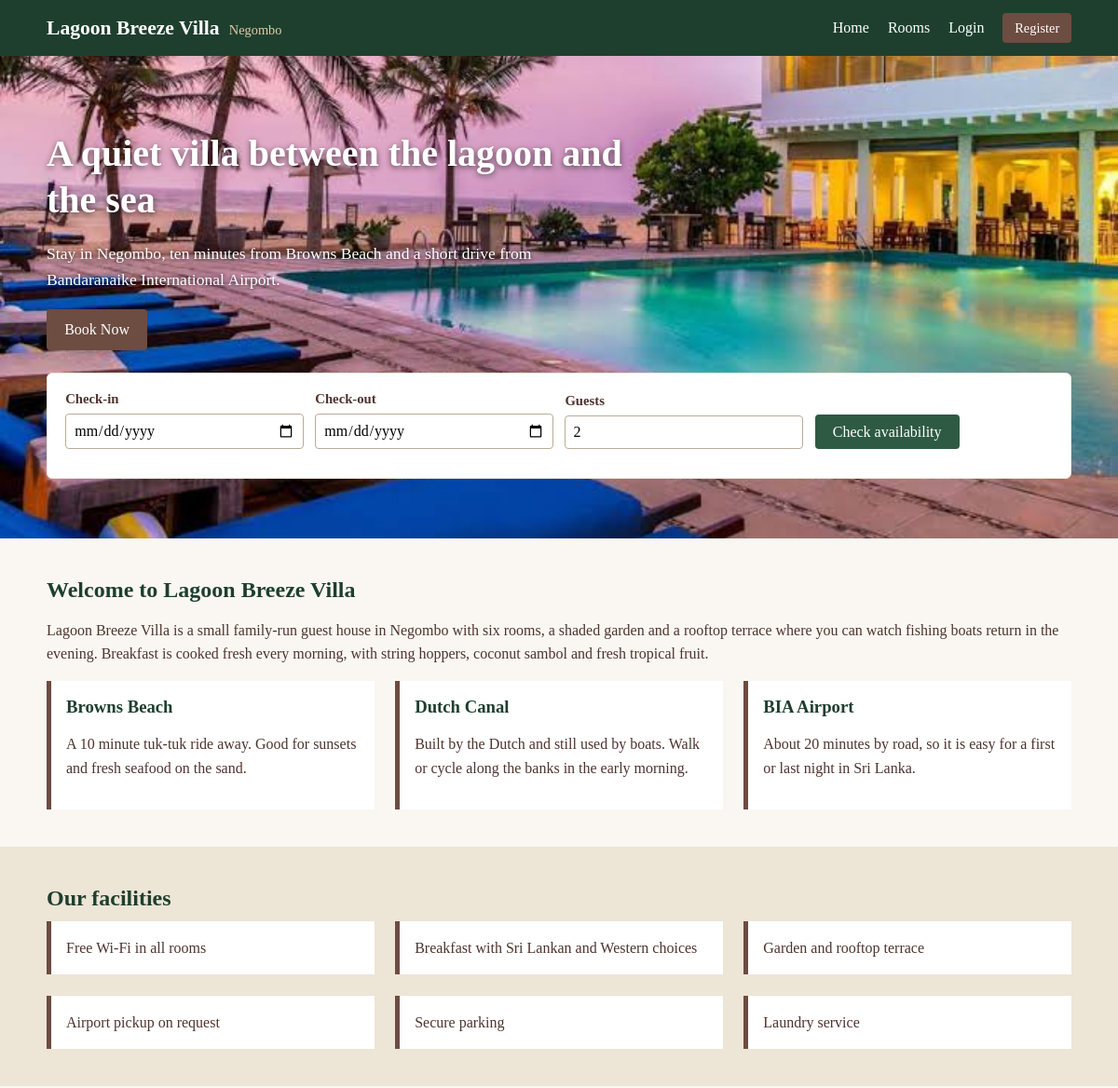
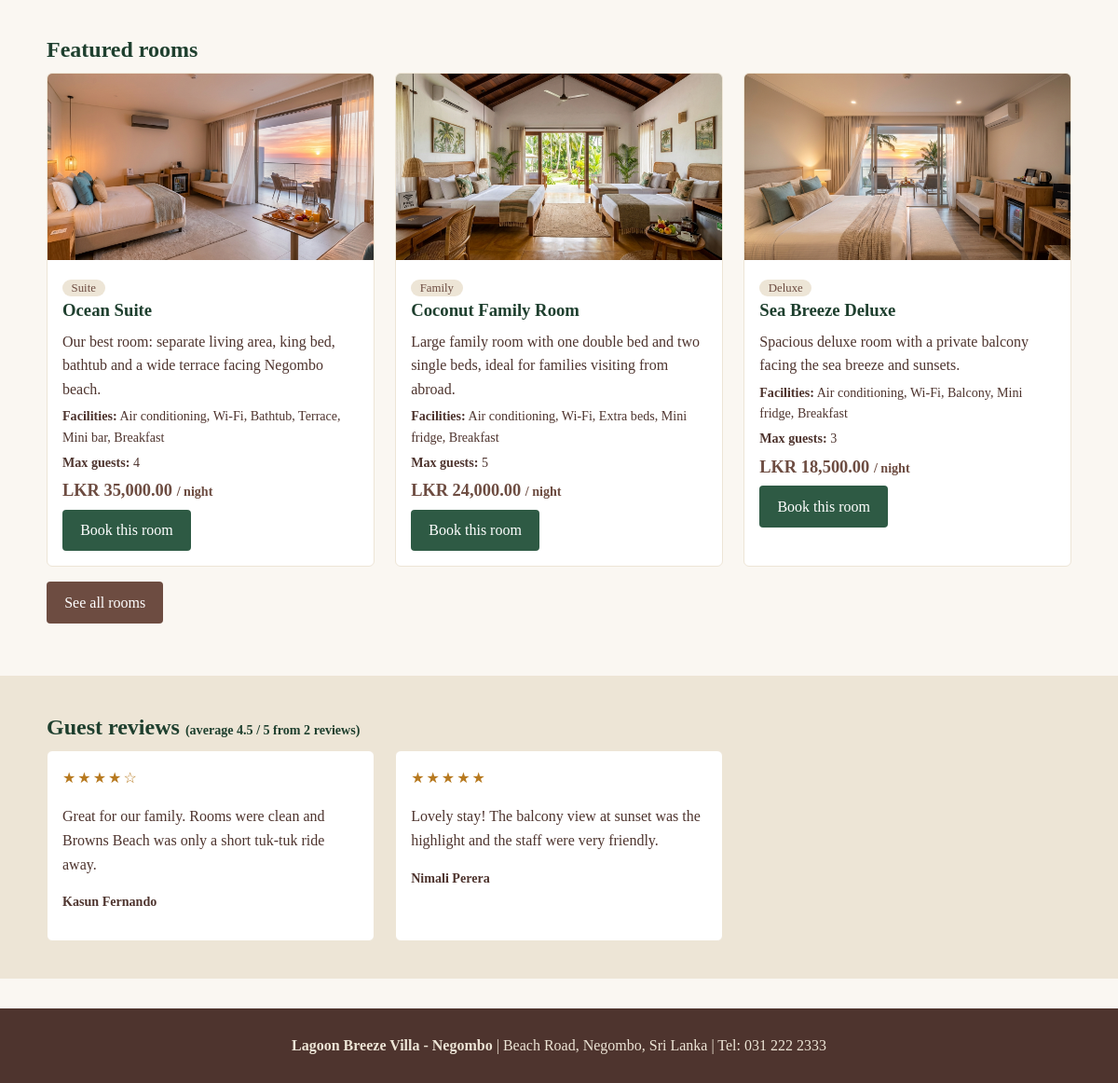
The page / on the database its author committed (2 pictures, top to bottom).
### tables this page shows
CREATE TABLE rooms (
  id INT AUTO_INCREMENT PRIMARY KEY,
  name VARCHAR(100) NOT NULL,
  room_type VARCHAR(30) NOT NULL,             
  description TEXT NOT NULL,
  facilities VARCHAR(255) NOT NULL,           
  max_guests INT NOT NULL,
  price_per_night DECIMAL(10,2) NOT NULL,     
  image VARCHAR(100) NOT NULL DEFAULT 'Garden_View_Standard_room_descri…_cfeef5c1.jpg',
  status ENUM('Available','Unavailable') NOT NULL DEFAULT 'Available'
);

CREATE TABLE reviews (
  id INT AUTO_INCREMENT PRIMARY KEY,
  user_id INT NOT NULL,
  booking_id INT NOT NULL UNIQUE,             
  rating TINYINT NOT NULL,                    
  comment VARCHAR(500) NOT NULL,
  created_at TIMESTAMP DEFAULT CURRENT_TIMESTAMP,
  FOREIGN KEY (user_id) REFERENCES users(id) ON DELETE CASCADE,
  FOREIGN KEY (booking_id) REFERENCES bookings(id) ON DELETE CASCADE
);

CREATE TABLE users (
  id INT AUTO_INCREMENT PRIMARY KEY,
  full_name VARCHAR(100) NOT NULL,
  email VARCHAR(120) NOT NULL UNIQUE,
  phone VARCHAR(20) NOT NULL,
  password_hash VARCHAR(255) NOT NULL,
  role ENUM('guest','admin') NOT NULL DEFAULT 'guest',
  created_at TIMESTAMP DEFAULT CURRENT_TIMESTAMP
);

### includes/db.php (the view, shortened to what this page needs)
<?php
function e($text) {
    return htmlspecialchars((string)$text, ENT_QUOTES, 'UTF-8');
}
function is_logged_in() {
    return isset($_SESSION['user_id']);
}
function lkr($amount) {
    return 'LKR ' . number_format($amount, 2);
}
function room_card($r, $query = '') {
    ?>
    <div class="card room-card">
        <img src="assets/images/<?php echo e($r['image']); ?>" alt="<?php echo e($r['name']); ?>">
        <div class="card-body">
            <span class="tag"><?php echo e($r['room_type']); ?></span>
            <h3><?php echo e($r['name']); ?></h3>
            <p><?php echo e($r['description']); ?></p>
            <p class="small"><strong>Facilities:</strong> <?php echo e($r['facilities']); ?></p>
            <p class="small"><strong>Max guests:</strong> <?php echo (int)$r['max_guests']; ?></p>
            <p class="price"><?php echo lkr($r['price_per_night']); ?> <span class="small">/ night</span></p>
            <a class="btn" href="booking.php?room_id=<?php echo (int)$r['id'] . $query; ?>">Book this room</a>
        </div>
    </div>
    <?php
}

### includes/header.php (shortened to what this page needs)
<!DOCTYPE html>
<html lang="en">
<head>
    <link rel="stylesheet" href="<?php echo $base; ?>css/style.css">
</head>
<body>
<header class="site-header">
    <div class="container nav-wrap">
        <a class="logo" href="<?php echo $base; ?>index.php">Lagoon Breeze Villa <small>Negombo</small></a>
        <nav id="mainNav">
            <a href="<?php echo $base; ?>index.php">Home</a>
            <a href="<?php echo $base; ?>rooms.php">Rooms</a>
            <?php if (is_logged_in()): ?>
                <a href="<?php echo $base; ?>logout.php">Logout (<?php echo e($_SESSION['name']); ?>)</a>
            <?php else: ?>
                <a href="<?php echo $base; ?>login.php">Login</a>
                <a class="btn btn-small" href="<?php echo $base; ?>register.php">Register</a>
            <?php endif; ?>
        </nav>
    </div>
</header>
<main>

### index.php (shortened to what this page needs)
<?php
$base = '';
require_once 'includes/db.php';
$featured = $pdo->query("SELECT * FROM rooms WHERE status = 'Available' ORDER BY price_per_night DESC LIMIT 3")->fetchAll();
$reviews = $pdo->query("SELECT r.rating, r.comment, u.full_name
                        FROM reviews r JOIN users u ON r.user_id = u.id
                        ORDER BY r.created_at DESC, r.id DESC LIMIT 3")->fetchAll();
$avg = $pdo->query("SELECT AVG(rating) AS a, COUNT(*) AS c FROM reviews")->fetch();
include 'includes/header.php';
?>
<section class="hero">
    <div class="container">
        <h1>A quiet villa between the lagoon and the sea</h1>
        <p>Stay in Negombo, ten minutes from Browns Beach and a short drive from Bandaranaike International Airport.</p>
        <a class="btn btn-brown" href="rooms.php">Book Now</a>
        <form class="search-bar date-search" action="rooms.php" method="get">
            <div class="field"><label for="check_in">Check-in</label><input type="date" id="check_in" name="check_in"></div>
            <div class="field"><label for="check_out">Check-out</label><input type="date" id="check_out" name="check_out"></div>
            <div class="field"><label for="guests">Guests</label><input type="number" id="guests" name="guests" min="1" max="10" value="2"></div>
            <div class="field"><button class="btn" type="submit">Check availability</button></div>
        </form>
    </div>
</section>
<section>
    <div class="container">
        <h2>Welcome to Lagoon Breeze Villa</h2>
        <p>Lagoon Breeze Villa is a small family-run guest house in Negombo with six rooms, a shaded garden and a rooftop
        terrace where you can watch fishing boats return in the evening. Breakfast is cooked fresh every morning, with
        string hoppers, coconut sambol and fresh tropical fruit.</p>
        <div class="grid">
            <div class="highlight"><h3>Browns Beach</h3><p>A 10 minute tuk-tuk ride away. Good for sunsets and fresh seafood on the sand.</p></div>
            <div class="highlight"><h3>Dutch Canal</h3><p>Built by the Dutch and still used by boats. Walk or cycle along the banks in the early morning.</p></div>
            <div class="highlight"><h3>BIA Airport</h3><p>About 20 minutes by road, so it is easy for a first or last night in Sri Lanka.</p></div>
        </div>
    </div>
</section>
<section class="alt-bg">
    <div class="container">
        <h2>Our facilities</h2>
        <div class="grid">
            <div class="highlight">Free Wi-Fi in all rooms</div>
            <div class="highlight">Breakfast with Sri Lankan and Western choices</div>
            <div class="highlight">Garden and rooftop terrace</div>
            <div class="highlight">Airport pickup on request</div>
            <div class="highlight">Secure parking</div>
            <div class="highlight">Laundry service</div>
        </div>
    </div>
</section>
<section>
    <div class="container">
        <h2>Featured rooms</h2>
        <div class="grid">
            <?php foreach ($featured as $room) { room_card($room); } ?>
        </div>
        <p><a class="btn btn-brown" href="rooms.php">See all rooms</a></p>
    </div>
</section>
<section class="alt-bg">
    <div class="container">
        <h2>Guest reviews
            <?php if ($avg['c'] > 0): ?>
                <span class="small">(average <?php echo round($avg['a'], 1); ?> / 5 from <?php echo (int)$avg['c']; ?> reviews)</span>
            <?php endif; ?>
        </h2>
        <div class="grid">
            <?php foreach ($reviews as $rv): ?>
                <div class="card"><div class="card-body">
                    <div class="stars"><?php echo str_repeat('★', (int)$rv['rating']) . str_repeat('☆', 5 - (int)$rv['rating']); ?></div>
                    <p><?php echo e($rv['comment']); ?></p>
                    <p class="small"><strong><?php echo e($rv['full_name']); ?></strong></p>
                </div></div>
            <?php endforeach; ?>
        </div>
    </div>
</section>
<?php include 'includes/footer.php'; ?>

### includes/footer.php (shortened to what this page needs)
</main>
<footer class="site-footer">
    <div class="container">
        <p><strong>Lagoon Breeze Villa - Negombo</strong> | Beach Road, Negombo, Sri Lanka | Tel: 031 222 2333</p>
    </div>
</footer>
</body>
</html>

### css/style.css (style rules this page uses)
:root { --green: #2E5A44; --green-dark: #1E3F2E; --teak: #6D4C41; --teak-dark: #4E342E; --sand: #FAF7F2; --sand-dark: #EDE5D6; }
* { box-sizing: border-box; }
body { margin: 0; font-family: Georgia, "Times New Roman", serif; background: var(--sand); color: var(--teak-dark); line-height: 1.6; }
h1, h2, h3 { color: var(--green-dark); line-height: 1.25; margin: 0 0 .6rem; }
a { color: var(--green); }
img { max-width: 100%; display: block; }
.container { width: 92%; max-width: 1100px; margin: 0 auto; }
.small { font-size: .88rem; }
section { padding: 2.5rem 0; }
.site-header { background: var(--green-dark); color: #fff; }
.nav-wrap { display: flex; align-items: center; justify-content: space-between; flex-wrap: wrap; padding: .8rem 0; }
.logo { color: #fff; text-decoration: none; font-size: 1.35rem; font-weight: bold; }
.logo small { color: #E3C9A8; font-weight: normal; font-size: .9rem; margin-left: .3rem; }
nav a { color: #fff; text-decoration: none; margin-left: 1rem; }
.btn { display: inline-block; background: var(--green); color: #fff !important; border: 0; padding: .6rem 1.2rem; border-radius: 4px; text-decoration: none !important; cursor: pointer; font-size: 1rem; font-family: inherit; }
.btn-brown { background: var(--teak); }
.btn-small { padding: .3rem .8rem; font-size: .9rem; background: var(--teak); }
nav .btn-small { margin-left: 1rem; }
.hero { background: var(--green-dark) url('../assets/images/hero.jpg') center/cover no-repeat; color: #fff; padding: 5rem 0 4rem; }
.hero h1 { color: #fff; font-size: 2.5rem; max-width: 640px; text-shadow: 0 2px 6px rgba(0,0,0,.6); }
.hero p { max-width: 560px; text-shadow: 0 1px 4px rgba(0,0,0,.7); font-size: 1.1rem; }
.room-card img { width: 100%; height: 200px; object-fit: cover; }
.search-bar, .form-box { background: #fff; border: 1px solid var(--sand-dark); border-radius: 6px; padding: 1rem 1.2rem; }
.search-bar { display: flex; flex-wrap: wrap; gap: .8rem; align-items: flex-end; margin-top: 1.5rem; color: var(--teak-dark); }
label { display: block; font-weight: bold; font-size: .92rem; margin-bottom: .2rem; }
input, select, textarea { width: 100%; padding: .5rem; border: 1px solid #b9ab97; border-radius: 4px; font-family: inherit; font-size: 1rem; background: #fff; }
.field { margin-bottom: .9rem; flex: 1; min-width: 150px; }
.grid { display: grid; grid-template-columns: repeat(auto-fill, minmax(290px, 1fr)); gap: 1.4rem; }
.card { background: #fff; border: 1px solid var(--sand-dark); border-radius: 6px; overflow: hidden; }
.card-body { padding: 1rem; }
.room-card .card-body p { margin: .3rem 0; }
.price { color: var(--teak); font-weight: bold; font-size: 1.15rem; }
.tag { background: var(--sand-dark); color: var(--teak); padding: .1rem .6rem; border-radius: 10px; font-size: .8rem; }
.highlight { background: #fff; border-left: 5px solid var(--teak); padding: 1rem; }
.stars { color: #B7791F; letter-spacing: 2px; }
.alt-bg { background: var(--sand-dark); }
.site-footer { background: var(--teak-dark); color: #EDE5D6; text-align: center; padding: 1.5rem 0; margin-top: 2rem; }
.site-footer p { margin: .2rem 0; }

### rows shown on the page
rooms: image (picture), room_type "Suite", name "Ocean Suite", description "Our best room: separate living area, king bed, bathtub and a wide terrace facing Negombo beach.", facilities "Air conditioning, Wi-Fi, Bathtub, Terrace, Mini bar, Breakfast", max_guests "4", price_per_night "LKR 35,000.00"
rooms: image (picture), room_type "Family", name "Coconut Family Room", description "Large family room with one double bed and two single beds, ideal for families visiting from abroad.", facilities "Air conditioning, Wi-Fi, Extra beds, Mini fridge, Breakfast", max_guests "5", price_per_night "LKR 24,000.00"
rooms: image (picture), room_type "Deluxe", name "Sea Breeze Deluxe", description "Spacious deluxe room with a private balcony facing the sea breeze and sunsets.", facilities "Air conditioning, Wi-Fi, Balcony, Mini fridge, Breakfast", max_guests "3", price_per_night "LKR 18,500.00"
reviews: rating "★★★★", rating "☆", comment "Great for our family. Rooms were clean and Browns Beach was only a short tuk-tuk ride away.", user.full_name "Kasun Fernando"
reviews: rating "★★★★★", comment "Lovely stay! The balcony view at sunset was the highlight and the staff were very friendly.", user.full_name "Nimali Perera"

### other values the page prints
$avg['a'] "4.5"
$avg['c'] "2"
